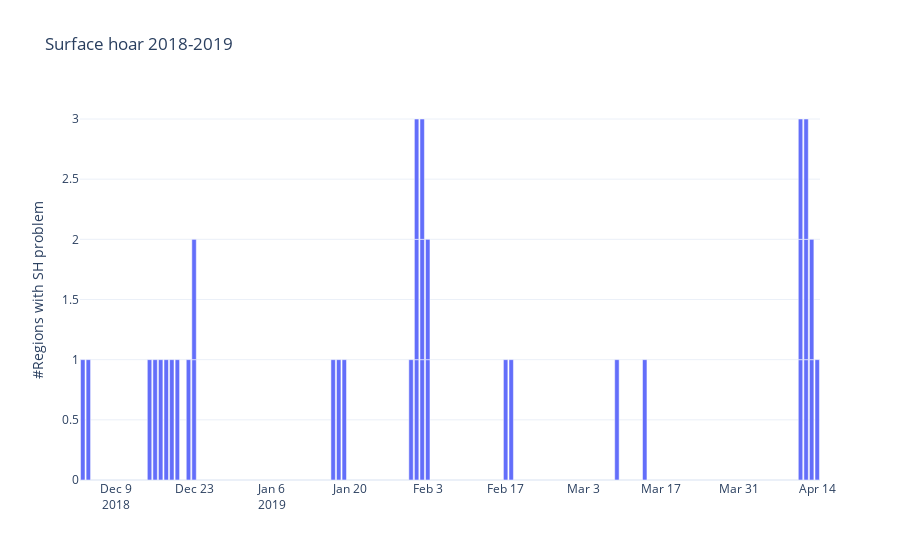

The notebook cell saved with this chart:
### Code cell
# setting up a plot.ly figure
fig = go.Figure()

avalprob_1 = {
    "type": "bar",
    "name": "Avalanche problem frequency",
    # "line": {"color": c_topo},
    # "fill": "tozeroy",
    "x": sh_df1819['date_valid'],
    "y": sh_df1819['occurrence']
}

fig.add_trace(avalprob_1)

p_layout = {"title": {"text": "Surface hoar 2018-2019"},
            "showlegend": False, "legend": {"orientation": "h"},
            # "xaxis": {"rangemode": "nonnegative"},
            "yaxis": {"title": "#Regions with SH problem"}
           }

fig.update_layout(p_layout)
# fig.write_image("ap_16_19.png")
pio.show(fig)

### Figure 1 — Plotly figure (JSON) as saved in the notebook; plotly's stock layout.template omitted (floating-point values rounded to 4 significant figures)
{"data": [{"name": "Avalanche problem frequency", "type": "bar", "x": ["2018-12-03", "2018-12-04", "2018-12-15", "2018-12-16", "2018-12-17", "2018-12-18", "2018-12-19", "2018-12-20", "2018-12-22", "2018-12-23", "2018-12-23", "2019-01-17", "2019-01-18", "2019-01-19", "2019-01-31", "2019-02-01", "2019-02-01", "2019-02-01", "2019-02-02", "2019-02-02", "2019-02-02", "2019-02-03", "2019-02-03", "2019-02-17", "2019-02-18", "2019-03-09", "2019-03-14", "2019-04-11", "2019-04-11", "2019-04-11", "2019-04-12", "2019-04-12", "2019-04-12", "2019-04-13", "2019-04-13", "2019-04-14"], "y": [1, 1, 1, 1, 1, 1, 1, 1, 1, 1, 1, 1, 1, 1, 1, 1, 1, 1, 1, 1, 1, 1, 1, 1, 1, 1, 1, 1, 1, 1, 1, 1, 1, 1, 1, 1]}], "layout": {"legend": {"orientation": "h"}, "showlegend": false, "title": {"text": "Surface hoar 2018-2019"}, "yaxis": {"title": {"text": "#Regions with SH problem"}}}}
